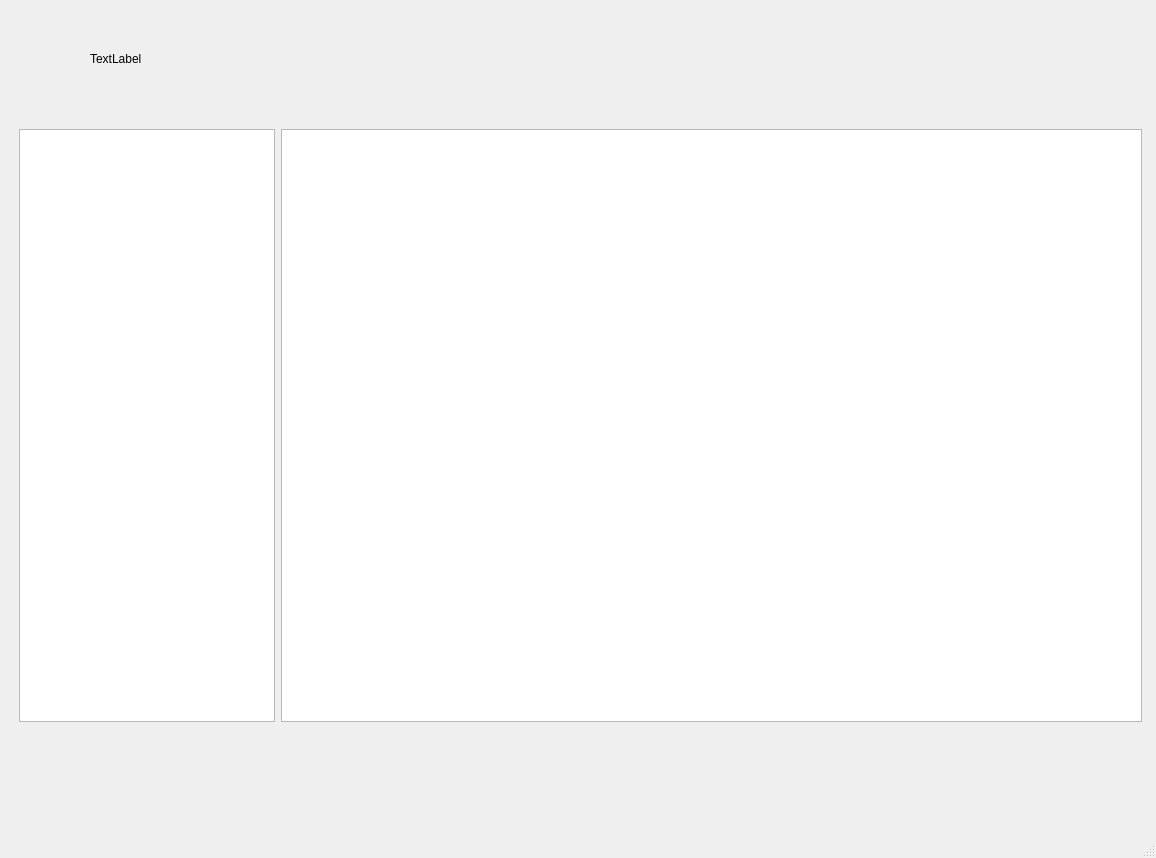
<?xml version="1.0" encoding="UTF-8"?>
<ui version="4.0">
 <class>MainWindow</class>
 <widget class="QMainWindow" name="MainWindow">
  <property name="geometry">
   <rect>
    <x>0</x>
    <y>0</y>
    <width>1156</width>
    <height>858</height>
   </rect>
  </property>
  <property name="sizePolicy">
   <sizepolicy hsizetype="Expanding" vsizetype="Expanding">
    <horstretch>0</horstretch>
    <verstretch>0</verstretch>
   </sizepolicy>
  </property>
  <property name="windowTitle">
   <string>MainWindow</string>
  </property>
  <widget class="QWidget" name="centralwidget">
   <property name="sizePolicy">
    <sizepolicy hsizetype="Expanding" vsizetype="Expanding">
     <horstretch>0</horstretch>
     <verstretch>0</verstretch>
    </sizepolicy>
   </property>
   <widget class="QFrame" name="horizontalFrame">
    <property name="geometry">
     <rect>
      <x>10</x>
      <y>120</y>
      <width>1141</width>
      <height>611</height>
     </rect>
    </property>
    <property name="sizePolicy">
     <sizepolicy hsizetype="Expanding" vsizetype="Expanding">
      <horstretch>0</horstretch>
      <verstretch>0</verstretch>
     </sizepolicy>
    </property>
    <layout class="QHBoxLayout" name="horizontalLayout">
     <item alignment="Qt::AlignLeft">
      <widget class="QListWidget" name="listWidget">
       <property name="sizePolicy">
        <sizepolicy hsizetype="Expanding" vsizetype="Expanding">
         <horstretch>0</horstretch>
         <verstretch>0</verstretch>
        </sizepolicy>
       </property>
       <property name="font">
        <font>
         <family>微软雅黑</family>
        </font>
       </property>
       <property name="mouseTracking">
        <bool>false</bool>
       </property>
       <property name="flow">
        <enum>QListView::TopToBottom</enum>
       </property>
      </widget>
     </item>
     <item>
      <widget class="QTableView" name="tableView"/>
     </item>
    </layout>
   </widget>
   <widget class="QLabel" name="label">
    <property name="geometry">
     <rect>
      <x>90</x>
      <y>50</y>
      <width>81</width>
      <height>18</height>
     </rect>
    </property>
    <property name="text">
     <string>TextLabel</string>
    </property>
   </widget>
  </widget>
  <widget class="QMenuBar" name="menubar">
   <property name="geometry">
    <rect>
     <x>0</x>
     <y>0</y>
     <width>1156</width>
     <height>30</height>
    </rect>
   </property>
  </widget>
  <widget class="QStatusBar" name="statusbar"/>
 </widget>
 <resources/>
 <connections/>
</ui>
